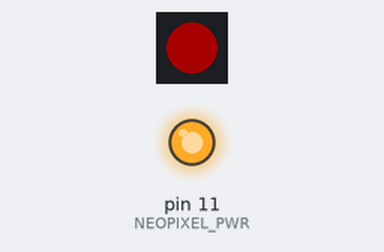
This sketch was run on a simulated Arduino Uno, built with avr-gcc and run on an emulated ATmega328P. Parts: 1 RGB LEDs in strip order, left to right, output pins drawn as LEDs (lit = HIGH). Dim RGB values are drawn brighter than linear.

Above: at 0.2 s.
At 0.6 s:
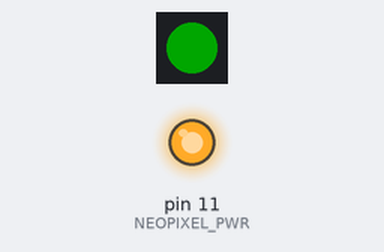
At 2.2 s:
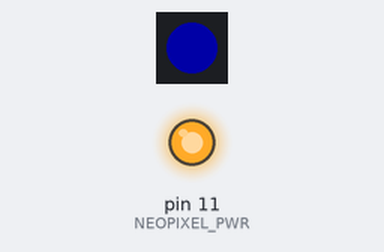
Timing chart, 0 to 3.0 s (numbered marks = the images above):
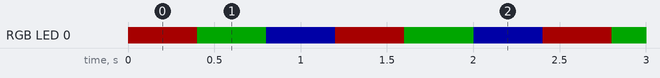

The sketch:

example_1.ino
```cpp
// Enables NeoPixel power via a GPIO and cycles the on-board WS2812 RGB LED through red, green, and blue using the Adafruit NeoPixel library.
//
// Buy this module: https://shillehtek.com/products/seeed-studio-xiao-rp2040-pre-soldered-with-usb-to-usb-c-cable
// Full manual: https://shillehtek.com/blogs/shillehtek-product-manuals/seeed-studio-xiao-rp2040-pre-soldered-with-usb-to-usb-c-cable-manual
// More examples: https://github.com/shillehbean/shillehtek-examples
//

// XIAO RP2040 - Cycle the on-board WS2812 RGB LED
// Library: Adafruit NeoPixel (Library Manager)
// Board: "Seeed XIAO RP2040" (Arduino-Pico core by Earle Philhower)

#include <Adafruit_NeoPixel.h>

#define NEOPIXEL_PIN  12     // D2 / GP12
#define NEOPIXEL_PWR  11     // GP11 enables NeoPixel power

Adafruit_NeoPixel pixel(1, NEOPIXEL_PIN, NEO_GRB + NEO_KHZ800);

void setup() {
  pinMode(NEOPIXEL_PWR, OUTPUT);
  digitalWrite(NEOPIXEL_PWR, HIGH);   // Enable LED power
  pixel.begin();
  pixel.setBrightness(40);
}

void loop() {
  pixel.setPixelColor(0, pixel.Color(255, 0, 0));   pixel.show(); delay(400);
  pixel.setPixelColor(0, pixel.Color(0, 255, 0));   pixel.show(); delay(400);
  pixel.setPixelColor(0, pixel.Color(0, 0, 255));   pixel.show(); delay(400);
}
```

Measured:
- by itself, RGB LED 0: repeats every 1.2 s: RGB(0, 40, 0) 0.40 s, RGB(0, 0, 40) 0.40 s, RGB(40, 0, 0) 0.40 s
- by itself, everything shown: repeats every 1.2 s, in 3 steps
